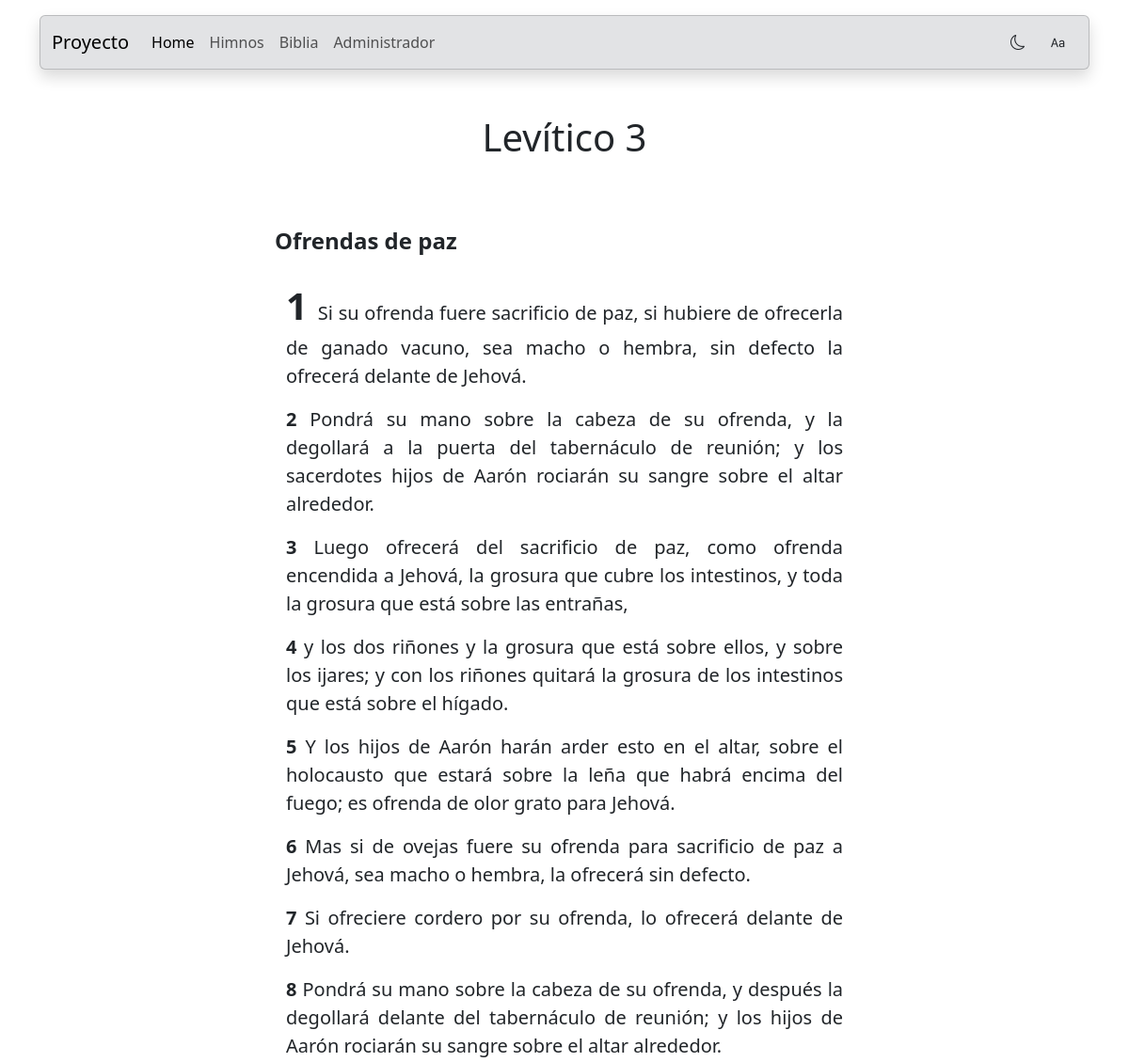
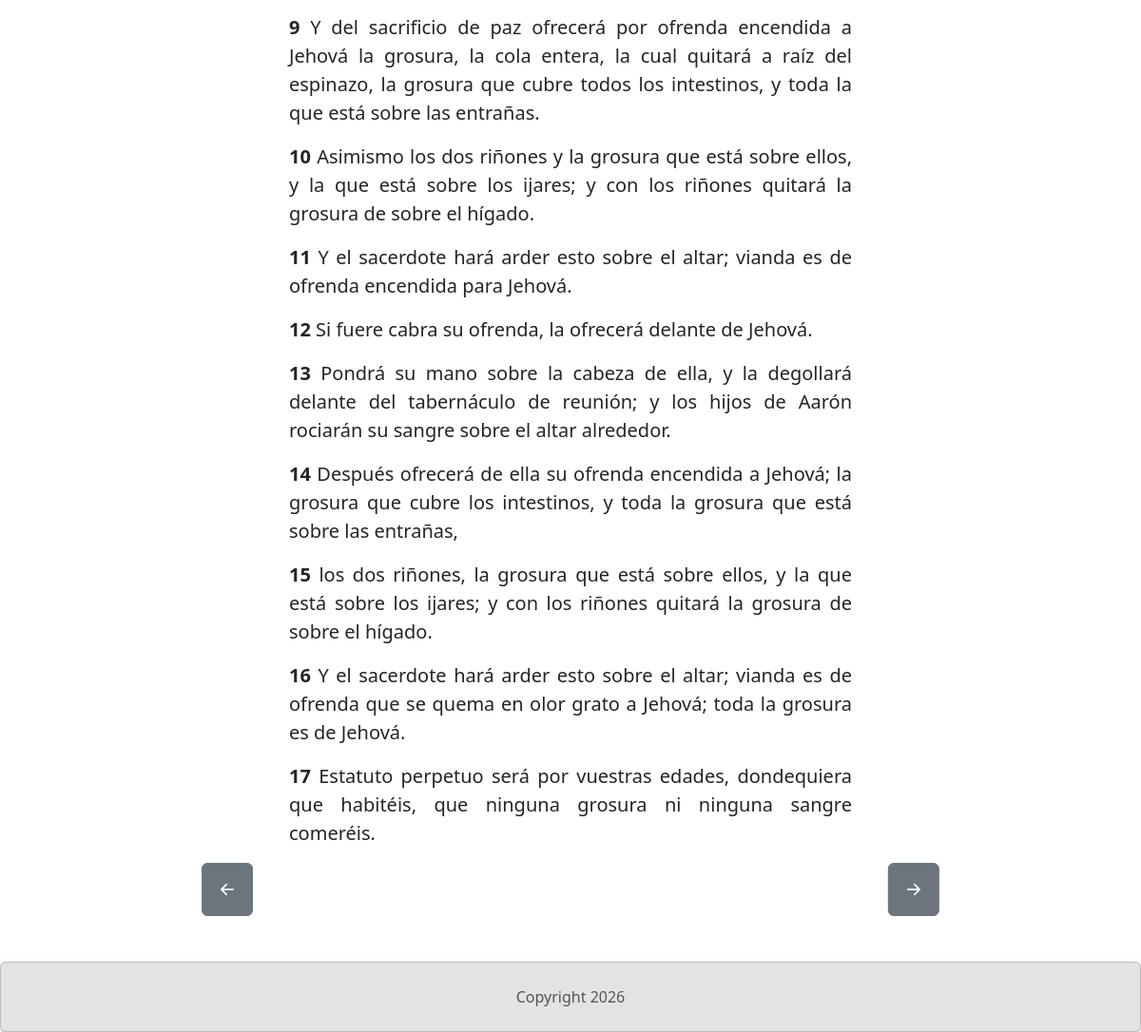
Page /biblia/palabra/3/3 on the committed database (2 pictures, top to bottom).
### apiBiblia/models.py (models this page shows, shortened)
class Versiculos(models.Model):
    palabra_id = AutoField(primary_key=True)
    palabra = TextField()
    libro = IntegerField()
    capitulo = IntegerField()
    versiculo = IntegerField()
    nombreLibro = TextField()
    titulo = TextField()
    objects: models.Manager = models.Manager()

### apiBiblia/views.py (the view)
def mostrarCapitulo(request: HttpRequest, numeroLibro: int, numeroCapitulo: int) -> HttpResponse:
    libro: str | None = biblia.NOMBRES_LIBROS[numeroLibro]
    versiculos: QuerySet[Versiculos] = Versiculos.objects.filter(libro=numeroLibro, capitulo=numeroCapitulo)
    capAnterior: Versiculos | None = capituloAnterior(numeroLibro=numeroLibro, numeroCapitulo=numeroCapitulo)
    capSiguiente: Versiculos | None = capituloSiguiente(numeroLibro=numeroLibro, numeroCapitulo=numeroCapitulo)
    datos: dict[str, Any] = {
        'listaVersiculos': versiculos,
        'libroNombre': libro,
        'numeroCapitulo': numeroCapitulo,
        'back': capAnterior,
        'next': capSiguiente,
    }
    return render(request=request, template_name='apiBiblia/mostrarVersiculos.html', context=datos)

### apiBiblia/views.py (called while the page is built)
def capituloAnterior(numeroLibro: int, numeroCapitulo: int) -> Versiculos | None:
    if numeroCapitulo == 1:
        siHayAnteriorLibro: QuerySet[Versiculos] | None = Versiculos.objects.filter(libro=numeroLibro - 1)
        if siHayAnteriorLibro:
            ultimoCapitulo: Versiculos | None = Versiculos.objects.filter(libro=numeroLibro - 1).distinct().last()
            if ultimoCapitulo:
                return Versiculos.objects.filter(libro=numeroLibro - 1, capitulo=ultimoCapitulo.capitulo).first()
    else:
        return Versiculos.objects.filter(libro=numeroLibro, capitulo=numeroCapitulo - 1).first()
    return None

def capituloSiguiente(numeroLibro: int, numeroCapitulo: int) -> Versiculos | None:
    capituloActual: Versiculos | None = Versiculos.objects.filter(libro=numeroLibro, capitulo=numeroCapitulo).last()
    capituloUltimo: Versiculos | None = Versiculos.objects.filter(libro=numeroLibro).last()
    siguienteCapitulo: Versiculos | None
    if capituloActual == capituloUltimo:
        siguienteCapitulo = Versiculos.objects.filter(libro=numeroLibro + 1, capitulo=1).first()
        if siguienteCapitulo:
            return siguienteCapitulo
    else:
        siguienteCapitulo = Versiculos.objects.filter(libro=numeroLibro, capitulo=numeroCapitulo + 1).first()
        return siguienteCapitulo
    return None

### templates/apiBiblia/mostrarVersiculos.html (shortened to what this page needs)
{% load static %} {% load bootstrap5 %}
<!DOCTYPE html>
<html lang="es">
    <head>
        <link href="https://cdn.jsdelivr.net/npm/bootstrap@5.3.8/dist/css/bootstrap.min.css" rel="stylesheet">
        <link rel="stylesheet" href="https://cdn.jsdelivr.net/npm/bootstrap-icons@1.13.2/font/bootstrap-icons.min.css">
    </head>
    <body>
        {% include 'share/navbar.html' %}
        <div class="container mt-5">
            <h1 class="text-center">{{ libroNombre }} {{ numeroCapitulo }}</h1>
        </div>
        <main>
            <div class="container mt-5 mb-5 h-100 w-100 min-vh-100">
                <div class="container position-relative mw-100" style="width: 50rem;">
                    <div class="container d-flex justify-content-center flex-column mw-100" style="width: 40rem;">
                        {% for versiculos in listaVersiculos  %}
                            {% if versiculos.titulo %}
                                <h4 class="fw-bold mt-4 mb-4">{{ versiculos.titulo }}</h4>
                            {% endif %}
                            <div class="container">
                                {% if forloop.first %}
                                    <p class="fs-5 parrafo" style="text-align: justify;"><span class="fs-1 fw-bold">{{ forloop.counter }} </span>{{ versiculos.palabra }}</p>
                                {% else %}
                                    <p class="fs-5 parrafo" style="text-align: justify;"><span class="parrafo fs-5 fw-bold">{{ forloop.counter }} </span>{{ versiculos.palabra }}</p>
                                {% endif %}
                            </div>
                        {% endfor  %}
                    </div>
                    {% if back %}
                    <button class="position-sticky start-0 btn btn-secondary" name="back" type="submit" style="bottom: 80px;" onClick="irPalabra({{ back.libro }}, {{ back.capitulo }})">
                        <i class="bi bi-arrow-left-short fs-3"></i>
                    </button>
                    {% else %}
                    <button class="position-sticky start-0 btn btn-secondary" style="bottom: 80px;" disabled>
                        <i class="bi bi-arrow-left-short fs-3"></i>
                    </button>
                    {% endif %}
                    {% if next %}
                    <button class="position-sticky start-100 btn btn-secondary" name="next" type="submit" style="bottom: 80px;" onClick="irPalabra({{ next.libro }}, {{ next.capitulo }})">
                        <i class="bi bi-arrow-right-short fs-3"></i>
                    </button>
                    {% else %}
                    <button class="position-sticky start-100 btn btn-secondary" style="bottom: 80px;" disabled>
                        <i class="bi bi-arrow-right-short fs-3"></i>
                    </button>
                    {% endif %}
                </div>
            </div>
        </main>
        {% include 'share/footer.html' %}
    </body>
</html>

### rows in the picture
Versiculos: titulo "Ofrendas de paz", palabra "Si su ofrenda fuere sacrificio de paz, si hubiere de ofrecerla de ganado vacuno, sea macho o hembra, sin defecto la ofrecerá delante de Jehová."
Versiculos: palabra "Pondrá su mano sobre la cabeza de su ofrenda, y la degollará a la puerta del tabernáculo de reunión; y los sacerdotes hijos de Aarón rociarán su sangre sobre el altar alrededor."
Versiculos: palabra "Luego ofrecerá del sacrificio de paz, como ofrenda encendida a Jehová, la grosura que cubre los intestinos, y toda la grosura que está sobre las entrañas,"
Versiculos: palabra "y los dos riñones y la grosura que está sobre ellos, y sobre los ijares; y con los riñones quitará la grosura de los intestinos que está sobre el hígado."
Versiculos: palabra "Y los hijos de Aarón harán arder esto en el altar, sobre el holocausto que estará sobre la leña que habrá encima del fuego; es ofrenda de olor grato para Jehová."
Versiculos: palabra "Mas si de ovejas fuere su ofrenda para sacrificio de paz a Jehová, sea macho o hembra, la ofrecerá sin defecto."
Versiculos: palabra "Si ofreciere cordero por su ofrenda, lo ofrecerá delante de Jehová."
Versiculos: palabra "Pondrá su mano sobre la cabeza de su ofrenda, y después la degollará delante del tabernáculo de reunión; y los hijos de Aarón rociarán su sangre sobre el altar alrededor."
Versiculos: palabra "Y del sacrificio de paz ofrecerá por ofrenda encendida a Jehová la grosura, la cola entera, la cual quitará a raíz del espinazo, la grosura que cubre todos los intestinos, y toda la que está sobre las entrañas."
Versiculos: palabra "Asimismo los dos riñones y la grosura que está sobre ellos, y la que está sobre los ijares; y con los riñones quitará la grosura de sobre el hígado."
Versiculos: palabra "Y el sacerdote hará arder esto sobre el altar; vianda es de ofrenda encendida para Jehová."
Versiculos: palabra "Si fuere cabra su ofrenda, la ofrecerá delante de Jehová."
Versiculos: palabra "Pondrá su mano sobre la cabeza de ella, y la degollará delante del tabernáculo de reunión; y los hijos de Aarón rociarán su sangre sobre el altar alrededor."
Versiculos: palabra "Después ofrecerá de ella su ofrenda encendida a Jehová; la grosura que cubre los intestinos, y toda la grosura que está sobre las entrañas,"
Versiculos: palabra "los dos riñones, la grosura que está sobre ellos, y la que está sobre los ijares; y con los riñones quitará la grosura de sobre el hígado."
Versiculos: palabra "Y el sacerdote hará arder esto sobre el altar; vianda es de ofrenda que se quema en olor grato a Jehová; toda la grosura es de Jehová."
Versiculos: palabra "Estatuto perpetuo será por vuestras edades, dondequiera que habitéis, que ninguna grosura ni ninguna sangre comeréis."

### other values in the picture
{{ libroNombre }} "Levítico"
{{ numeroCapitulo }} "3"
